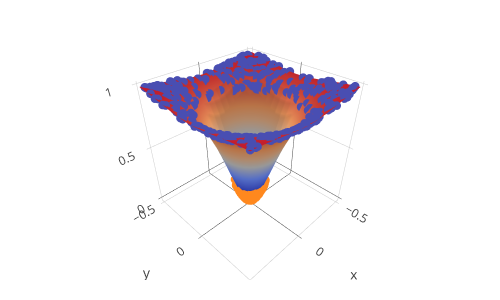

The cell this chart's notebook holds for it:
### Markdown cell above
In addition, show the data generating function:

### Code cell
x = np.linspace(-0.5, 0.5, 20)
y = np.linspace(-0.5, 0.5, 20)
x, y = np.meshgrid(x, y)
surface = go.Surface(x=x, y=y, z=get_z(x, y), showscale=False)

data = [surface, upper_plot, lower_plot]
iplot(go.Figure(data=data, layout=layout), config=config)

### Figure 1 — Plotly figure (JSON) as saved in the notebook; plotly's stock layout.template omitted (floating-point values rounded to 4 significant figures; data arrays with more than 128 entries replaced by an {"elided": "..."} marker saying what was removed)
{"data": [{"showscale": false, "type": "surface", "x": {"elided": "20x20 float values"}, "y": {"elided": "20x20 float values"}, "z": {"elided": "20x20 float values"}}, {"marker": {"color": "#494EB2", "size": 3}, "mode": "markers", "type": "scatter3d", "x": {"elided": "400 float values"}, "y": {"elided": "400 float values"}, "z": {"elided": "400 float values"}}, {"marker": {"color": "#FF881E", "size": 3}, "mode": "markers", "type": "scatter3d", "x": {"elided": "400 float values"}, "y": {"elided": "400 float values"}, "z": {"elided": "400 float values"}}], "layout": {"height": 300, "margin": {"b": 20, "l": 100, "r": 100, "t": 20}, "showlegend": false, "width": 500}}
